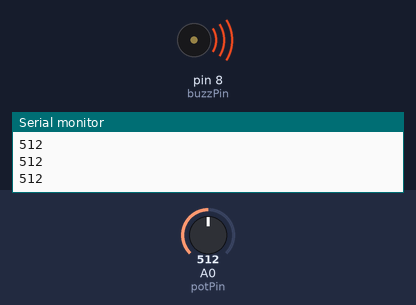
This sketch was run on a simulated Arduino Uno, built with avr-gcc and run on an emulated ATmega328P. Parts: buzzer (waves = sounding, pin HIGH), the last lines printed to the serial monitor. The inputs (shaded band) are chosen by the test bench; at power-on: A0 (potPin) = 512.

Above: at 1.2 s.
1.3 s: A0 (potPin) set to 490
At 2.5 s:
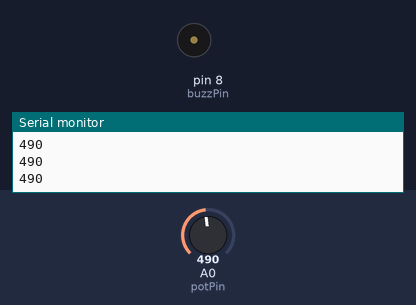
2.8 s: A0 (potPin) set to 510
At 3.9 s:
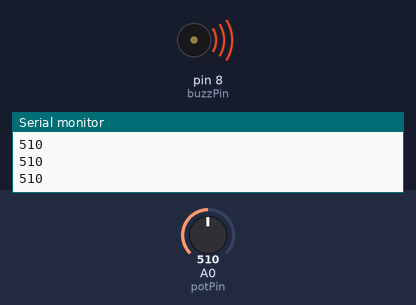
4.3 s: A0 (potPin) set to 306
At 5.2 s:
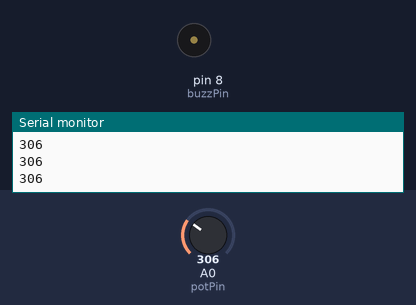
Timing chart, 0 to 7.3 s (numbered marks = the images above; inputs shaded):
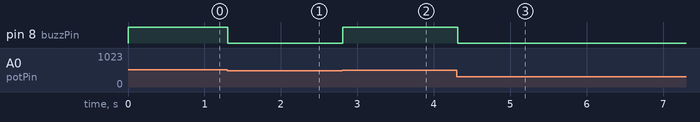

The sketch:

PotBuzzer1.ino
```cpp
int buzzPin = 8;
int potPin  = A0;
int dt = 50;
int potVal;


void setup() {
  // put your setup code here, to run once:
  Serial.begin(9600);
  pinMode(buzzPin, OUTPUT);
  pinMode(potPin, INPUT);
}

void loop() {

  potVal = analogRead(potPin);
  if (potVal >= 500) {
    digitalWrite(buzzPin, HIGH);
    delay(dt);
  }
  else  {
    digitalWrite(buzzPin, LOW);
    delay(dt);
  }
  Serial.println(potVal);
  delay(dt);

}
```

Measured:
- the behaviour switches between 500 and 499 on A0 (potPin) (found by bisection; images 0 and 1)
- after the input at 1.3 s, pin 8 (buzzPin): HIGH → LOW at once
- after the input at 2.8 s, pin 8 (buzzPin): LOW → HIGH at once
- after the input at 4.3 s, pin 8 (buzzPin): HIGH → LOW at once
